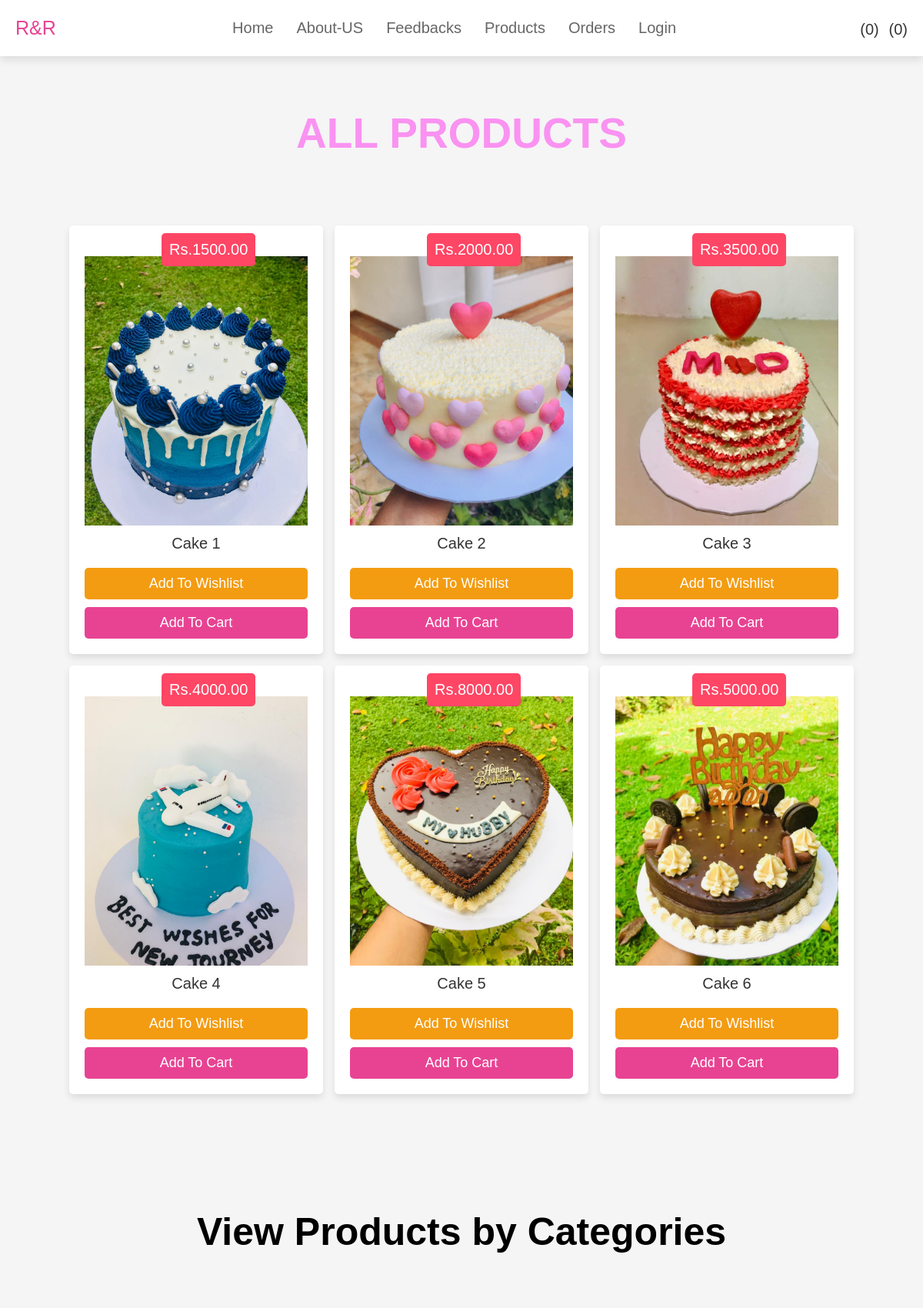
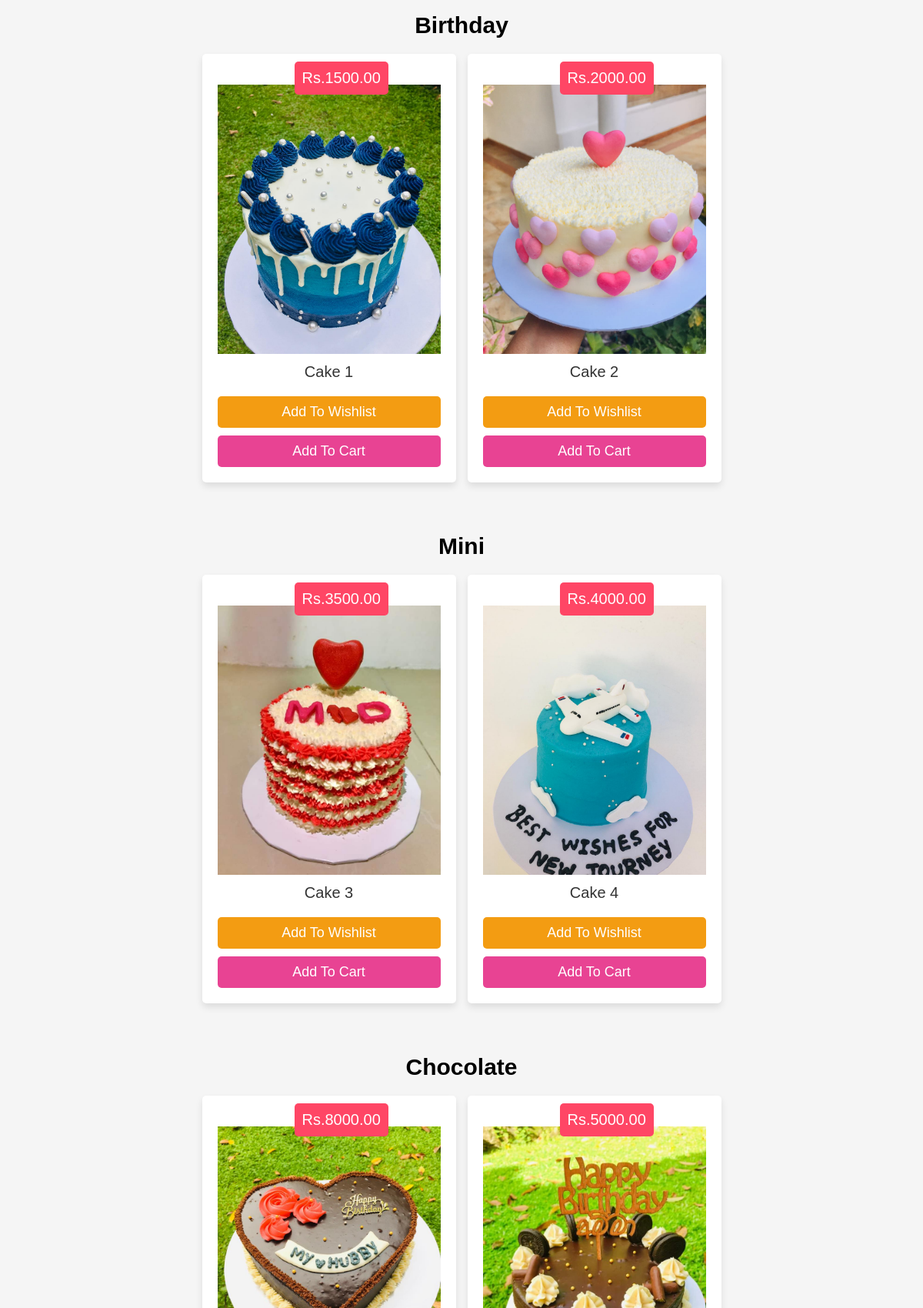
/shop.php (signed in, upper part), run on the app's committed database (2 pictures, top to bottom).
### tables this page shows
CREATE TABLE `products` (
  `id` int(100) NOT NULL,
  `name` varchar(100) NOT NULL,
  `details` varchar(500) NOT NULL,
  `price` int(100) NOT NULL,
  `image` varchar(100) NOT NULL,
  `category_id` int(11) DEFAULT NULL
);

CREATE TABLE `categories` (
  `category_id` int(11) NOT NULL,
  `name` varchar(255) NOT NULL
);

### shop.php (the view, shortened to what this page needs)
<?php
@include 'config.php';
$user_id = $_SESSION['user_id'];
?>
<!DOCTYPE html>
<html lang="en">
<head>
   <link rel="stylesheet" href="css/style.css">
</head>
<body>
<?php @include 'header.php'; ?>
<section class="heading">
    <h3>All Products</h3>
</section>
<section class="products">
   <div class="box-container">
      <?php
         $select_products = mysqli_query($conn, "SELECT * FROM `products`") or die('query failed');
         if(mysqli_num_rows($select_products) > 0){
            while($fetch_products = mysqli_fetch_assoc($select_products)){
      ?>
               <form action="" method="POST" class="box">
                  <div class="price">Rs.<?php echo $fetch_products['price']; ?>.00</div>
                  <div class="image">
                     <img src="uploaded_img/<?php echo $fetch_products['image']; ?>" alt="">
                  </div>
                  <div class="name"><?php echo $fetch_products['name']; ?></div>
                  <input type="submit" value="add to wishlist" name="add_to_wishlist" class="option-btn">
                  <input type="submit" value="add to cart" name="add_to_cart" class="btn">
               </form>
      <?php
         }
      }else{
         echo '<p class="empty">No Products Available</p>';
      }
      ?>
   </div>
</section>
<section class="products">
    <?php
    echo '<br>';
    echo '<br>';
    echo '<br>';
    echo '<br>';
    echo '<br>';
    echo '<br>';
    echo '<br>';
    echo '<br>';
    echo '<br>';
    echo '<br>';
    echo '<h2 style="font-size: 50px; text-align: center; margin-bottom: 20px;">View Products by Categories</h1>';
    $select_categories = mysqli_query($conn, "SELECT * FROM categories") or die('query failed');
    while ($fetch_categories = mysqli_fetch_assoc($select_categories)) {
        echo '<div class="category">';
        echo '<br>';
        echo '<br>';
        echo '<br>';
        echo '<br>';
        echo '<br>';
        echo '<br>';
        echo '<h2 style="font-size: 30px; text-align: center; margin-bottom: 20px;">' . $fetch_categories['name'] . '</h2>';
        echo '<div class="box-container">';
        $category_id = $fetch_categories['category_id'];
        $select_products = mysqli_query($conn, "SELECT * FROM products WHERE category_id = $category_id") or die('query failed');
        if (mysqli_num_rows($select_products) > 0) {
            while ($fetch_products = mysqli_fetch_assoc($select_products)) {
                ?>
                <form action="" method="POST" class="box">
                    <div class="price">Rs.<?php echo $fetch_products['price']; ?>.00</div>
                    <div class="image">
                        <img src="uploaded_img/<?php echo $fetch_products['image']; ?>" alt="">
                    </div>
                    <div class="name"><?php echo $fetch_products['name']; ?></div>
                    <input type="submit" value="add to wishlist" name="add_to_wishlist" class="option-btn">
                    <input type="submit" value="add to cart" name="add_to_cart" class="btn">
                </form>
                <?php
            }
        } else {
            echo '<p class="empty">No Products Available</p>';
        }
        echo '</div>';
        echo '</div>';
    }
    ?>
</section>
</body>
</html>

### header.php (shortened to what this page needs)
<header class="header">
    <div class="flex">
        <a href="home.php" class="logo">R&R</a>
        <nav class="navbar">
            <ul>
                <li><a href="home.php">Home</a></li>
                <li><a href="about.php">About-US</a></li>
                <li><a href="contact.php">Feedbacks</a></li>
                <li><a href="shop.php">Products</a></li>
                <li><a href="orders.php">Orders</a></li>
                <li><a href="login.php">Login</a></li>
            </ul>
        </nav>
        <div class="icons">
            <?php
                $select_wishlist_count = mysqli_query($conn, "SELECT * FROM `wishlist` WHERE user_id = '$user_id'") or die('query failed');
                $wishlist_num_rows = mysqli_num_rows($select_wishlist_count);
            ?>
            <a href="wishlist.php"><i class="fas fa-heart"></i><span>(<?php echo $wishlist_num_rows; ?>)</span></a>
            <?php
                $select_cart_count = mysqli_query($conn, "SELECT * FROM `cart` WHERE user_id = '$user_id'") or die('query failed');
                $cart_num_rows = mysqli_num_rows($select_cart_count);
            ?>
            <a href="cart.php"><i class="fas fa-shopping-cart"></i><span>(<?php echo $cart_num_rows; ?>)</span></a>
        </div>
    </div>
</header>

### css/style.css (style rules this page uses)
:root { --pink:#e84393; --red:#c0392b; --orange:#f39c12; --black:#333; --white:#fff; --light-color:#666; --light-white:#ccc; --light-bg:#f5f5f5; --border:.2rem solid var(--black); --box-shadow:0 .5rem 1rem rgba(0,0,0,.1); }
* { font-family: 'Rubik', sans-serif; margin:0; padding:0; box-sizing: border-box; outline: none; border:none; text-decoration: none; transition:all .2s linear; }
html { font-size: 62.5%; overflow-x: hidden; scroll-behavior: smooth; scroll-padding-top: 6.5rem; }
body { background: var(--light-bg); }
section { padding:3rem 2rem; }
section { padding:2rem 7%; }
.btn, .delete-btn, .option-btn { display: inline-block; border-radius: .5rem; margin-top: 1rem; font-size: 1.8rem; color:var(--white); cursor: pointer; padding:1rem 3rem; text-transform: capitalize; }
.btn { background-color: var(--pink); }
.option-btn { background-color: var(--orange); }
.heading { display: flex; flex-flow: column; align-items: center; justify-content: center; gap:1rem; background-color: rgba(255, 255, 255, 0); text-align: center; min-height: 25vh; }
.heading h3 { font-size: 5.5rem; color:rgba(253, 64, 237, 0.548); text-transform: uppercase; }
.header { position: sticky; top:0; left:0; right:0; background-color: var(--white); z-index: 1000; box-shadow: var(--box-shadow); }
.header .flex { margin: 0 auto; display: flex; align-items: center; justify-content: space-between; padding:1.5rem 2rem; max-width: 1200px; position: relative; }
.header .flex .logo { font-size: 2.5rem; color:var(--pink); }
.header .flex .navbar ul { list-style: none; }
.header .flex .navbar ul li { float: left; position: relative; }
.header .flex .navbar ul li a { font-size: 2rem; padding:1rem 1.5rem; display: block; color:var(--light-color); text-transform: capitalize; }
.header .flex .icons > * { font-size: 2.5rem; margin-left: 1rem; color:var(--black); cursor: pointer; }
.header .flex .icons span { font-size: 2rem; }
.products .box-container { max-width: 1200px; margin:0 auto; display: grid; grid-template-columns: repeat(auto-fit, 33rem); gap:1.5rem; align-items: flex-start; justify-content: center; }
.products .box-container .box { background-color: var(--white); box-shadow: var(--box-shadow); border-radius: .5rem; padding:2rem; text-align: center; position: relative; }
.products .box-container .box .image img { height: 35rem; width: 100%; object-fit: cover; }
.products .box-container .box .image { position: relative; text-align: center; padding-top: 2rem; overflow:hidden; }
.products .box-container .box .price { position: absolute; top:1rem; border-radius: .5rem; z-index: 100; }
.products .box-container .box .price { font-size: 2rem; padding:1rem; background-color: rgb(255, 70, 101); color:white; left:12rem; }
.products .box-container .box .name { margin:1rem; font-size: 2rem; color:var(--black); }
.products .box-container .box .btn, .products .box-container .box .option-btn { width: 100%; }

### data on the page
products: price "1500", image (picture), name "Cake 1"
products: price "2000", image (picture), name "Cake 2"
products: price "3500", image (picture), name "Cake 3"
products: price "4000", image (picture), name "Cake 4"
products: price "8000", image (picture), name "Cake 5"
products: price "5000", image (picture), name "Cake 6"
categories: name "Birthday"
categories: name "Mini"
categories: name "Chocolate"

### other printed values
$wishlist_num_rows "0"
$cart_num_rows "0"
